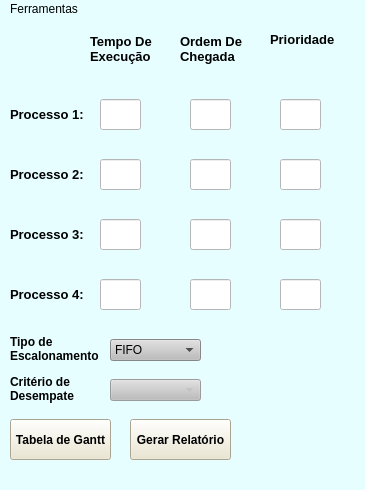
<?xml version="1.0" encoding="UTF-8"?>
<ui version="4.0">
 <class>Processos4</class>
 <widget class="QMainWindow" name="Processos4">
  <property name="geometry">
   <rect>
    <x>0</x>
    <y>0</y>
    <width>365</width>
    <height>490</height>
   </rect>
  </property>
  <property name="minimumSize">
   <size>
    <width>365</width>
    <height>490</height>
   </size>
  </property>
  <property name="maximumSize">
   <size>
    <width>365</width>
    <height>490</height>
   </size>
  </property>
  <property name="windowTitle">
   <string>Calculo de Processos</string>
  </property>
  <property name="windowIcon">
   <iconset>
    <normaloff>PipesTransparent.png</normaloff>PipesTransparent.png</iconset>
  </property>
  <property name="styleSheet">
   <string notr="true">background-color: rgb(230, 254, 255);
gridline-color: rgb(255, 255, 255);
selection-background-color: rgb(193, 255, 179);
selection-color: rgb(0, 0, 0);
border-bottom-color: rgb(255, 255, 255);</string>
  </property>
  <widget class="QWidget" name="centralwidget">
   <widget class="QLabel" name="P1">
    <property name="geometry">
     <rect>
      <x>10</x>
      <y>80</y>
      <width>91</width>
      <height>31</height>
     </rect>
    </property>
    <property name="font">
     <font>
      <pointsize>10</pointsize>
      <weight>75</weight>
      <bold>true</bold>
     </font>
    </property>
    <property name="text">
     <string>Processo 1:</string>
    </property>
   </widget>
   <widget class="QLineEdit" name="TempoExecucao_1">
    <property name="geometry">
     <rect>
      <x>100</x>
      <y>80</y>
      <width>41</width>
      <height>31</height>
     </rect>
    </property>
    <property name="styleSheet">
     <string notr="true">background-color: rgb(255, 255, 255);</string>
    </property>
   </widget>
   <widget class="QLineEdit" name="OrdemChegada_1">
    <property name="geometry">
     <rect>
      <x>190</x>
      <y>80</y>
      <width>41</width>
      <height>31</height>
     </rect>
    </property>
    <property name="styleSheet">
     <string notr="true">background-color: rgb(255, 255, 255);</string>
    </property>
   </widget>
   <widget class="QLineEdit" name="Prioridade_1">
    <property name="geometry">
     <rect>
      <x>280</x>
      <y>80</y>
      <width>41</width>
      <height>31</height>
     </rect>
    </property>
    <property name="styleSheet">
     <string notr="true">background-color: rgb(255, 255, 255);</string>
    </property>
   </widget>
   <widget class="QLabel" name="label_2">
    <property name="geometry">
     <rect>
      <x>90</x>
      <y>10</y>
      <width>71</width>
      <height>41</height>
     </rect>
    </property>
    <property name="font">
     <font>
      <pointsize>10</pointsize>
      <weight>75</weight>
      <bold>true</bold>
     </font>
    </property>
    <property name="text">
     <string>&lt;html&gt;&lt;head/&gt;&lt;body&gt;&lt;p&gt;Tempo De&lt;br/&gt;Execução&lt;/p&gt;&lt;/body&gt;&lt;/html&gt;</string>
    </property>
   </widget>
   <widget class="QLabel" name="label_4">
    <property name="geometry">
     <rect>
      <x>180</x>
      <y>10</y>
      <width>71</width>
      <height>41</height>
     </rect>
    </property>
    <property name="font">
     <font>
      <pointsize>10</pointsize>
      <weight>75</weight>
      <bold>true</bold>
     </font>
    </property>
    <property name="text">
     <string>&lt;html&gt;&lt;head/&gt;&lt;body&gt;&lt;p&gt;Ordem De &lt;br/&gt;Chegada&lt;/p&gt;&lt;/body&gt;&lt;/html&gt;</string>
    </property>
   </widget>
   <widget class="QLabel" name="label_6">
    <property name="geometry">
     <rect>
      <x>270</x>
      <y>0</y>
      <width>71</width>
      <height>41</height>
     </rect>
    </property>
    <property name="font">
     <font>
      <pointsize>10</pointsize>
      <weight>75</weight>
      <bold>true</bold>
     </font>
    </property>
    <property name="text">
     <string>Prioridade</string>
    </property>
   </widget>
   <widget class="QComboBox" name="TipoEscala">
    <property name="geometry">
     <rect>
      <x>110</x>
      <y>320</y>
      <width>91</width>
      <height>22</height>
     </rect>
    </property>
    <property name="styleSheet">
     <string notr="true">background-color: rgb(189, 189, 189);</string>
    </property>
    <item>
     <property name="text">
      <string>FIFO</string>
     </property>
    </item>
    <item>
     <property name="text">
      <string>SJF</string>
     </property>
    </item>
    <item>
     <property name="text">
      <string>Por Prioridade</string>
     </property>
    </item>
   </widget>
   <widget class="QPushButton" name="GerarTabela">
    <property name="geometry">
     <rect>
      <x>10</x>
      <y>400</y>
      <width>101</width>
      <height>41</height>
     </rect>
    </property>
    <property name="font">
     <font>
      <weight>75</weight>
      <bold>true</bold>
     </font>
    </property>
    <property name="styleSheet">
     <string notr="true">background-color: rgb(236, 230, 204);</string>
    </property>
    <property name="text">
     <string>Tabela de Gantt</string>
    </property>
   </widget>
   <widget class="QPushButton" name="GerarRelatorio">
    <property name="geometry">
     <rect>
      <x>130</x>
      <y>400</y>
      <width>101</width>
      <height>41</height>
     </rect>
    </property>
    <property name="font">
     <font>
      <weight>75</weight>
      <bold>true</bold>
     </font>
    </property>
    <property name="styleSheet">
     <string notr="true">background-color: rgb(236, 230, 204);</string>
    </property>
    <property name="text">
     <string>Gerar Relatório</string>
    </property>
   </widget>
   <widget class="QLabel" name="P2">
    <property name="geometry">
     <rect>
      <x>10</x>
      <y>140</y>
      <width>91</width>
      <height>31</height>
     </rect>
    </property>
    <property name="font">
     <font>
      <pointsize>10</pointsize>
      <weight>75</weight>
      <bold>true</bold>
     </font>
    </property>
    <property name="text">
     <string>Processo 2:</string>
    </property>
   </widget>
   <widget class="QLineEdit" name="TempoExecucao_2">
    <property name="geometry">
     <rect>
      <x>100</x>
      <y>140</y>
      <width>41</width>
      <height>31</height>
     </rect>
    </property>
    <property name="styleSheet">
     <string notr="true">background-color: rgb(255, 255, 255);</string>
    </property>
   </widget>
   <widget class="QLineEdit" name="Prioridade_2">
    <property name="geometry">
     <rect>
      <x>280</x>
      <y>140</y>
      <width>41</width>
      <height>31</height>
     </rect>
    </property>
    <property name="styleSheet">
     <string notr="true">background-color: rgb(255, 255, 255);</string>
    </property>
   </widget>
   <widget class="QLineEdit" name="OrdemChegada_2">
    <property name="geometry">
     <rect>
      <x>190</x>
      <y>140</y>
      <width>41</width>
      <height>31</height>
     </rect>
    </property>
    <property name="styleSheet">
     <string notr="true">background-color: rgb(255, 255, 255);</string>
    </property>
   </widget>
   <widget class="QLabel" name="P3">
    <property name="geometry">
     <rect>
      <x>10</x>
      <y>200</y>
      <width>91</width>
      <height>31</height>
     </rect>
    </property>
    <property name="font">
     <font>
      <pointsize>10</pointsize>
      <weight>75</weight>
      <bold>true</bold>
     </font>
    </property>
    <property name="text">
     <string>Processo 3:</string>
    </property>
   </widget>
   <widget class="QLineEdit" name="TempoExecucao_3">
    <property name="geometry">
     <rect>
      <x>100</x>
      <y>200</y>
      <width>41</width>
      <height>31</height>
     </rect>
    </property>
    <property name="styleSheet">
     <string notr="true">background-color: rgb(255, 255, 255);</string>
    </property>
   </widget>
   <widget class="QLineEdit" name="Prioridade_3">
    <property name="geometry">
     <rect>
      <x>280</x>
      <y>200</y>
      <width>41</width>
      <height>31</height>
     </rect>
    </property>
    <property name="styleSheet">
     <string notr="true">background-color: rgb(255, 255, 255);</string>
    </property>
   </widget>
   <widget class="QLineEdit" name="OrdemChegada_3">
    <property name="geometry">
     <rect>
      <x>190</x>
      <y>200</y>
      <width>41</width>
      <height>31</height>
     </rect>
    </property>
    <property name="styleSheet">
     <string notr="true">background-color: rgb(255, 255, 255);</string>
    </property>
   </widget>
   <widget class="QLabel" name="P4">
    <property name="geometry">
     <rect>
      <x>10</x>
      <y>260</y>
      <width>91</width>
      <height>31</height>
     </rect>
    </property>
    <property name="font">
     <font>
      <pointsize>10</pointsize>
      <weight>75</weight>
      <bold>true</bold>
     </font>
    </property>
    <property name="text">
     <string>Processo 4:</string>
    </property>
   </widget>
   <widget class="QLineEdit" name="TempoExecucao_4">
    <property name="geometry">
     <rect>
      <x>100</x>
      <y>260</y>
      <width>41</width>
      <height>31</height>
     </rect>
    </property>
    <property name="styleSheet">
     <string notr="true">background-color: rgb(255, 255, 255);</string>
    </property>
   </widget>
   <widget class="QLineEdit" name="Prioridade_4">
    <property name="geometry">
     <rect>
      <x>280</x>
      <y>260</y>
      <width>41</width>
      <height>31</height>
     </rect>
    </property>
    <property name="styleSheet">
     <string notr="true">background-color: rgb(255, 255, 255);</string>
    </property>
   </widget>
   <widget class="QLineEdit" name="OrdemChegada_4">
    <property name="geometry">
     <rect>
      <x>190</x>
      <y>260</y>
      <width>41</width>
      <height>31</height>
     </rect>
    </property>
    <property name="styleSheet">
     <string notr="true">background-color: rgb(255, 255, 255);</string>
    </property>
   </widget>
   <widget class="QLabel" name="label">
    <property name="geometry">
     <rect>
      <x>10</x>
      <y>310</y>
      <width>91</width>
      <height>41</height>
     </rect>
    </property>
    <property name="font">
     <font>
      <weight>75</weight>
      <bold>true</bold>
     </font>
    </property>
    <property name="text">
     <string>&lt;html&gt;&lt;head/&gt;&lt;body&gt;&lt;p&gt;      Tipo de &lt;br/&gt;Escalonamento&lt;/p&gt;&lt;/body&gt;&lt;/html&gt;</string>
    </property>
   </widget>
   <widget class="QLabel" name="label_3">
    <property name="geometry">
     <rect>
      <x>10</x>
      <y>350</y>
      <width>91</width>
      <height>41</height>
     </rect>
    </property>
    <property name="font">
     <font>
      <weight>75</weight>
      <bold>true</bold>
     </font>
    </property>
    <property name="text">
     <string>&lt;html&gt;&lt;head/&gt;&lt;body&gt;&lt;p&gt;Critério de&lt;br/&gt;Desempate&lt;/p&gt;&lt;/body&gt;&lt;/html&gt;</string>
    </property>
   </widget>
   <widget class="QComboBox" name="TipoDesempate">
    <property name="enabled">
     <bool>false</bool>
    </property>
    <property name="geometry">
     <rect>
      <x>110</x>
      <y>360</y>
      <width>91</width>
      <height>22</height>
     </rect>
    </property>
    <property name="styleSheet">
     <string notr="true">background-color: rgb(189, 189, 189);</string>
    </property>
   </widget>
  </widget>
  <widget class="QMenuBar" name="menubar">
   <property name="geometry">
    <rect>
     <x>0</x>
     <y>0</y>
     <width>365</width>
     <height>21</height>
    </rect>
   </property>
   <widget class="QMenu" name="menuFerramentas">
    <property name="title">
     <string>Ferramentas</string>
    </property>
    <addaction name="SalvarSQL"/>
    <addaction name="GerarRandom"/>
    <addaction name="LimparCampos"/>
   </widget>
   <addaction name="menuFerramentas"/>
  </widget>
  <widget class="QStatusBar" name="statusbar"/>
  <action name="SalvarSQL">
   <property name="text">
    <string>Salvar no SQL</string>
   </property>
  </action>
  <action name="actionAbrir_PDF">
   <property name="text">
    <string>Abrir PDF</string>
   </property>
  </action>
  <action name="GerarRandom">
   <property name="text">
    <string>Gerar Numeros Aleatórios</string>
   </property>
  </action>
  <action name="LimparCampos">
   <property name="text">
    <string>Limpar Campos</string>
   </property>
  </action>
 </widget>
 <resources/>
 <connections/>
</ui>
